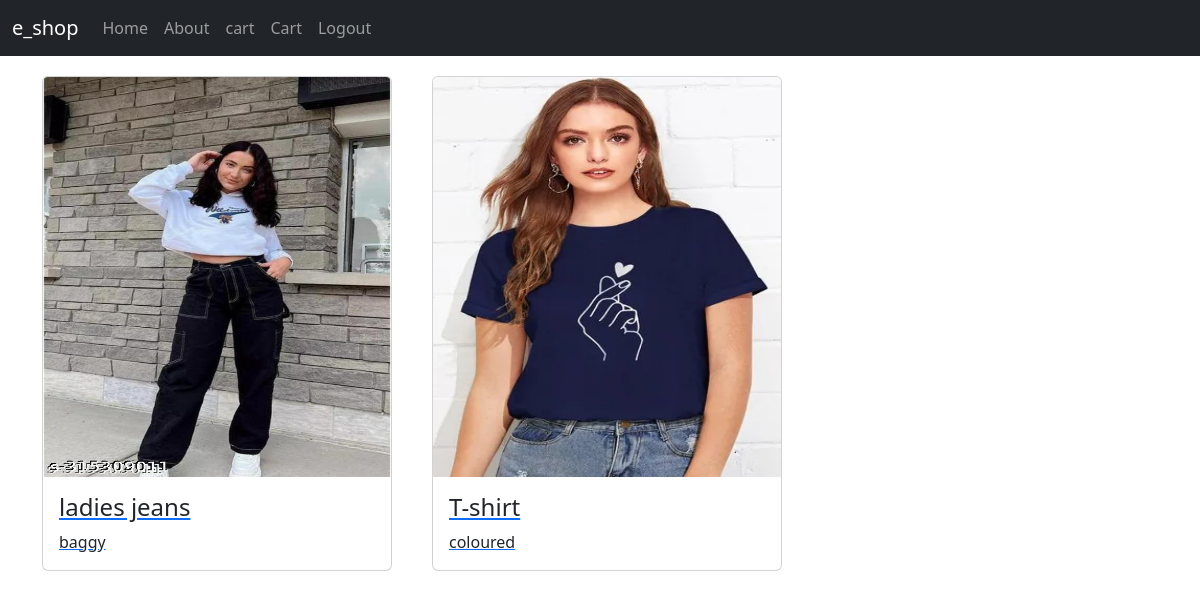
The page /user_home (signed in) on the database its author committed.
### app/models.py (models this page shows)
class Product(models.Model):
    pid=models.TextField()
    name=models.TextField()
    dis=models.TextField()
    price=models.IntegerField()
    stock=models.IntegerField()
    img=models.FileField()

### app/views.py (the view)
# urls.py: path('user_home',views.user_home),
def user_home(req):
    if 'user' in req.session:
        data=Product.objects.all()
        return render(req,'user/userhome.html',{'product':data})
    else:
        return redirect(e_shop_login)

### template/user/userhome.html (shortened to what this page needs)
<!DOCTYPE html>
<html lang="en">
<head>
    <link href="https://cdn.jsdelivr.net/npm/bootstrap@5.3.3/dist/css/bootstrap.min.css" rel="stylesheet">
</head>
<body>
    <nav class="navbar navbar-expand-sm bg-dark navbar-dark">
        <div class="container-fluid">
          <a class="navbar-brand" href="">e_shop</a>
          <div class="collapse navbar-collapse" id="collapsibleNavbar">
            <ul class="navbar-nav">
              <li class="nav-item">
                <a class="nav-link" href="#">Home</a>
              </li>
              <li class="nav-item">
                <a class="nav-link" href="#">About</a>
              </li>
              <li class="nav-item">
                <a class="nav-link" href="view_cart">cart</a>
              </li>
              <li class="nav-item">
                <a class="nav-link" href="#">Cart</a>
              </li>
              <li class="nav-item">
                <a class="nav-link" href="logout">Logout</a>
              </li>
            </ul>
          </div>
        </div>
      </nav>
      <div class="container" style="margin-top: 20px;">
        <div class="row" style="gap:10px">
          {% for pro in product %}
          <div class="col-lg-4">
          <a href="product_view/{{pro.pk}}">
          <div class="card" style="width:350px; ">
            <img class="card-img-top" src="{{pro.img.url}}" alt="Card image" style="width: 100%; height: 400px;">
            <div class="card-body">
              <h4 class="card-title">{{ pro.name }}</h4>
              <p class="card-text">{{ pro.dis }}</p>
            </div>
          </div>
          </a>
          </div>
          {% endfor %}
        </div>
      </div>
</body>
</html>

### rows shown on the page
Product: img (picture), name "ladies jeans", dis "baggy"
Product: img (picture), name "T-shirt", dis "coloured"
